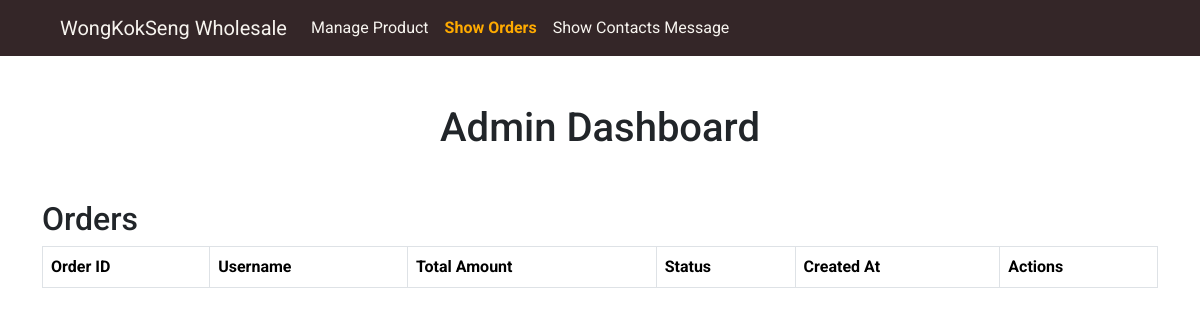
The app's page /admin/order_controller.php, older data.
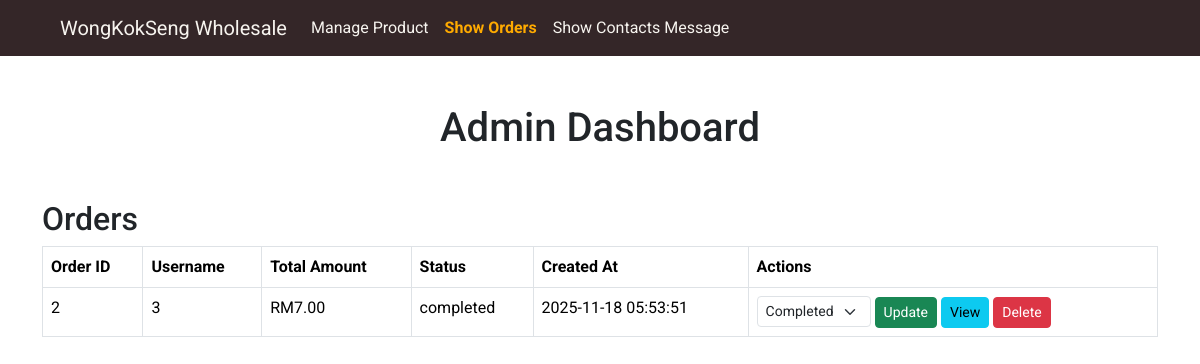
The same page, newer data.
### tables this page shows
CREATE TABLE `orders` (
  `order_id` int(11) NOT NULL,
  `user_id` int(11) NOT NULL,
  `user_name` varchar(255) NOT NULL,
  `total_amount` decimal(10,2) NOT NULL,
  `status` enum('pending','cancelled','completed','') NOT NULL DEFAULT 'pending',
  `created_at` timestamp NOT NULL DEFAULT current_timestamp()
);

### admin/order_controller.php (the view, shortened to what this page needs)
<?php
include '../auth/db_connect.php';
$order_sql = "SELECT * FROM orders ORDER BY created_at DESC";
$order_result = $conn->query($order_sql);
?>
<!DOCTYPE html>
<html lang="en">
<head>
    <link href="https://cdn.jsdelivr.net/npm/bootstrap@5.3.8/dist/css/bootstrap.min.css" rel="stylesheet">
    <link href="../css/style.css" rel="stylesheet">
</head>
<body>
    <header class="navbar navbar-expand-lg sticky-top custom-nav-bg px-5">
        <div class="container-fluid">
            <a class="navbar-brand custom-nav-text" href="../index.php">WongKokSeng Wholesale</a>
            <div class="collapse navbar-collapse" id="navbarNav">
                <ul class="navbar-nav me-auto mb-2 mb-lg-0 text-white">
                    <li class="nav-item">
                        <a class="nav-link custom-nav-text" href="admin_dashboard.php">Manage Product</a>
                    </li>
                    <li class="nav-item">
                        <a class="nav-link custom-nav-text-active" href="order_controller.php">Show Orders</a>
                    </li>
                    <li class="nav-item">
                        <a class="nav-link custom-nav-text" href="message_controller.php">Show Contacts Message</a>
                    </li>
                </ul>
            </div>
        </div>
    </header>
    <div class="container mt-5">
        <h1 class="text-center">Admin Dashboard</h1>
        <div class="mt-5">
            <h2>Orders</h2>
            <table class="table table-bordered">
                <thead>
                    <tr>
                        <th>Order ID</th>
                        <th>Username</th>
                        <th>Total Amount</th>
                        <th>Status</th>
                        <th>Created At</th>
                        <th>Actions</th>
                    </tr>
                </thead>
                <tbody>
                    <?php while ($row = $order_result->fetch_assoc()): ?>
                        <tr>
                            <td><?= htmlspecialchars($row['order_id']) ?></td>
                            <td><?= htmlspecialchars($row['user_name']) ?></td>
                            <td>RM<?= htmlspecialchars($row['total_amount']) ?></td>
                            <td><?= htmlspecialchars($row['status']) ?></td>
                            <td><?= htmlspecialchars($row['created_at']) ?></td>
                            <td>
                                <form action="order_controller.php" method="POST" class="d-inline">
                                    <select name="status" class="form-select form-select-sm d-inline w-auto">
                                        <option value="completed" <?= $row['status'] === 'completed' ? 'selected' : '' ?>>
                                            Completed</option>
                                    </select>
                                    <button type="submit" name="update_order_status"
                                        class="btn btn-success btn-sm">Update</button>
                                </form>
                                <a href="viewOrderDetails.php?id=<?= $row['order_id'] ?>"
                                    class="btn btn-info btn-sm">View</a>
                                <form action="delete_order.php" method="POST" class="d-inline"
                                    onsubmit="return confirm('Are you sure you want to delete this order?');">
                                    <button type="submit" class="btn btn-danger btn-sm">Delete</button>
                                </form>
                            </td>
                        </tr>
                    <?php endwhile; ?>
                </tbody>
            </table>
        </div>
</body>
</html>

### css/style.css (style rules this page uses)
:root { --font-main: 'Roboto', sans-serif; --text-color: #F7F4EF; --textImportant-color: #FEAA00; --primary-color: #788402; --background-color: #342628; }
body { font-family: var(--font-main); }
.custom-nav-bg { background-color: var(--background-color) !important; color: var(--text-color) !important; }
.custom-nav-text { color: var(--text-color) !important; }
.custom-nav-text-active { color: var(--textImportant-color) !important; font-weight: bold; }

Row changes from the older to the newer data that the page shows:
added orders: order_id "2", user_name "3", total_amount "7.00", status "completed", created_at "2025-11-18 05:53:51", status "Completed"
